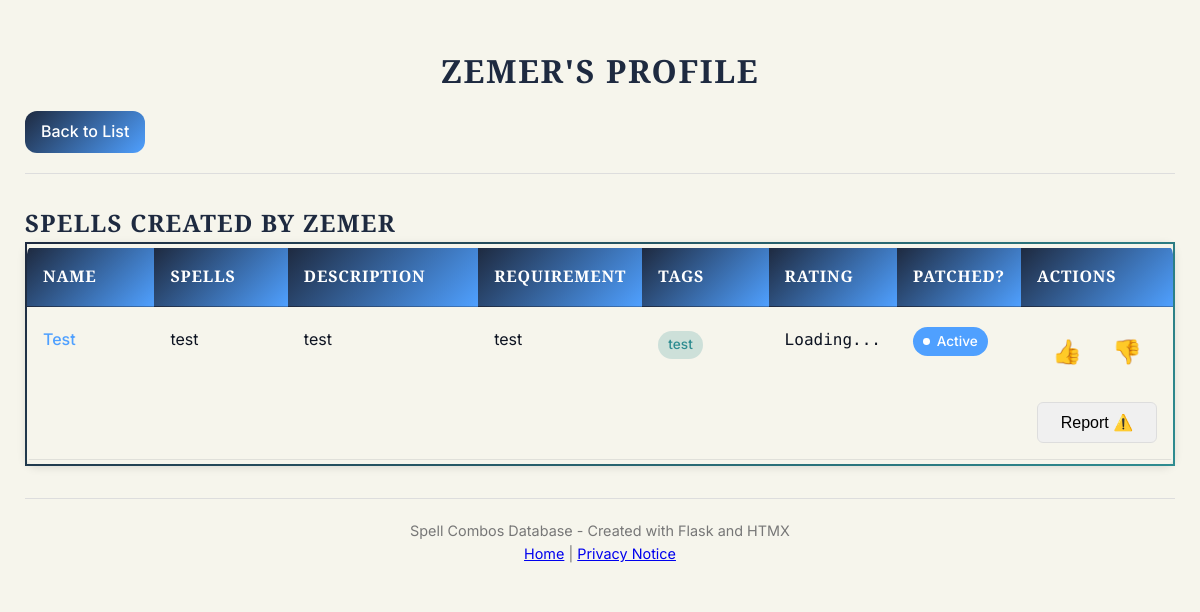
Page /profile/Zemer on the committed database.
### tables this page shows
CREATE TABLE combos (
    id INTEGER PRIMARY KEY AUTOINCREMENT,
    name TEXT NOT NULL,
    spells TEXT NOT NULL,
    description TEXT,
    requirement TEXT,
    tags TEXT,
    creator TEXT,
    created_at DATETIME DEFAULT CURRENT_TIMESTAMP,
    patched BOOLEAN DEFAULT 0
);

### app.py (the view)
@app.route('/profile/<username>')
def profile(username):
    db = get_db()
    combos = db.execute("SELECT * FROM combos WHERE creator = ? ORDER BY created_at DESC", (username,)).fetchall()
    return render_template('profile.html', username=username, combos=combos)

### app.py (called while the page is built)
def get_db():
    db = getattr(g, '_database', None)
    if db is None:
        db = g._database = sqlite3.connect(app.config['DATABASE'])
        db.row_factory = sqlite3.Row
        db.execute("PRAGMA journal_mode=WAL;")
        db.execute("PRAGMA busy_timeout=5000;")
        db.execute("PRAGMA foreign_keys=ON;")
    return db

@app.teardown_appcontext
def close_connection(exception):
    db = getattr(g, '_database', None)
    if db is not None:
        db.close()

### templates/profile.html (shortened to what this page needs)
<!DOCTYPE html>
<html lang="en">
<head>
    <link rel="stylesheet" href="{{ url_for('static', filename='styles.css') }}">
</head>
<body>
    <header>
        <h1>{{ username }}'s Profile</h1>
        <div class="header-actions">
            <a href="{{ url_for('index') }}" class="button">Back to List</a>
        </div>
    </header>
    <main>
        <div class="profile-info">
            <h2>Spells created by {{ username }}</h2>
        </div>
        {% if combos|length > 0 %}
        <table>
            <thead>
                <tr>
                    <th>Name</th>
                    <th>Spells</th>
                    <th>Description</th>
                    <th>Requirement</th>
                    <th>Tags</th>
                    <th>Rating</th>
                    <th>Patched?</th>
                    <th>Actions</th>
                </tr>
            </thead>
            <tbody>
                {% for combo in combos %}
                <tr class="{% if combo.patched %}patched{% endif %}">
                    <td><a href="{{ url_for('spell_detail', cid=combo.id) }}" class="spell-link">{{ combo.name }}</a></td>
                    <td>{{ combo.spells }}</td>
                    <td>{{ combo.description }}</td>
                    <td>{{ combo.requirement }}</td>
                    <td>
                        {% if combo.tags %}
                            <div class="tag-container">
                                {% for tag in combo.tags.split(',') %}
                                    <span class="tag">{{ tag.strip() }}</span>
                                {% endfor %}
                            </div>
                        {% endif %}
                    </td>
                    <td id="rating-{{ combo.id }}"
                        hx-get="{{ url_for('get_rating', cid=combo.id) }}"
                        hx-trigger="load"
                        class="code">
                        Loading...
                    </td>
                    <td><span class="chip {% if combo.patched %}patched{% else %}unpatched{% endif %}">{{ "Patched" if combo.patched else "Active" }}</span></td>
                    <td class="actions">
                        <div class="action-buttons">
                            <div class="vote-buttons">
                                <button class="vote-btn"
                                        hx-post="{{ url_for('vote', cid=combo.id) }}"
                                        hx-vals='{"vote": "1"}'
                                        hx-target="#rating-{{ combo.id }}"
                                        hx-swap="innerHTML">
                                    👍
                                </button>
                                <button class="vote-btn"
                                        hx-post="{{ url_for('vote', cid=combo.id) }}"
                                        hx-vals='{"vote": "0"}'
                                        hx-target="#rating-{{ combo.id }}"
                                        hx-swap="innerHTML">
                                    👎
                                </button>
                            </div>
                            <div class="report-dropdown">
                                <button class="report-btn">Report ⚠️</button>
                            </div>
                        </div>
                    </td>
                </tr>
                {% endfor %}
            </tbody>
        </table>
        {% endif %}
    </main>
    <footer>
        <p>Spell Combos Database - Created with Flask and HTMX</p>
        <p><a href="{{ url_for('index') }}">Home</a> | <a href="{{ url_for('privacy') }}">Privacy Notice</a></p>
    </footer>
</body>
</html>

### rows in the picture
combos: creator "ZEMER", name "Test", spells "test", description "test", requirement "test", strip "test", patched "Active"
